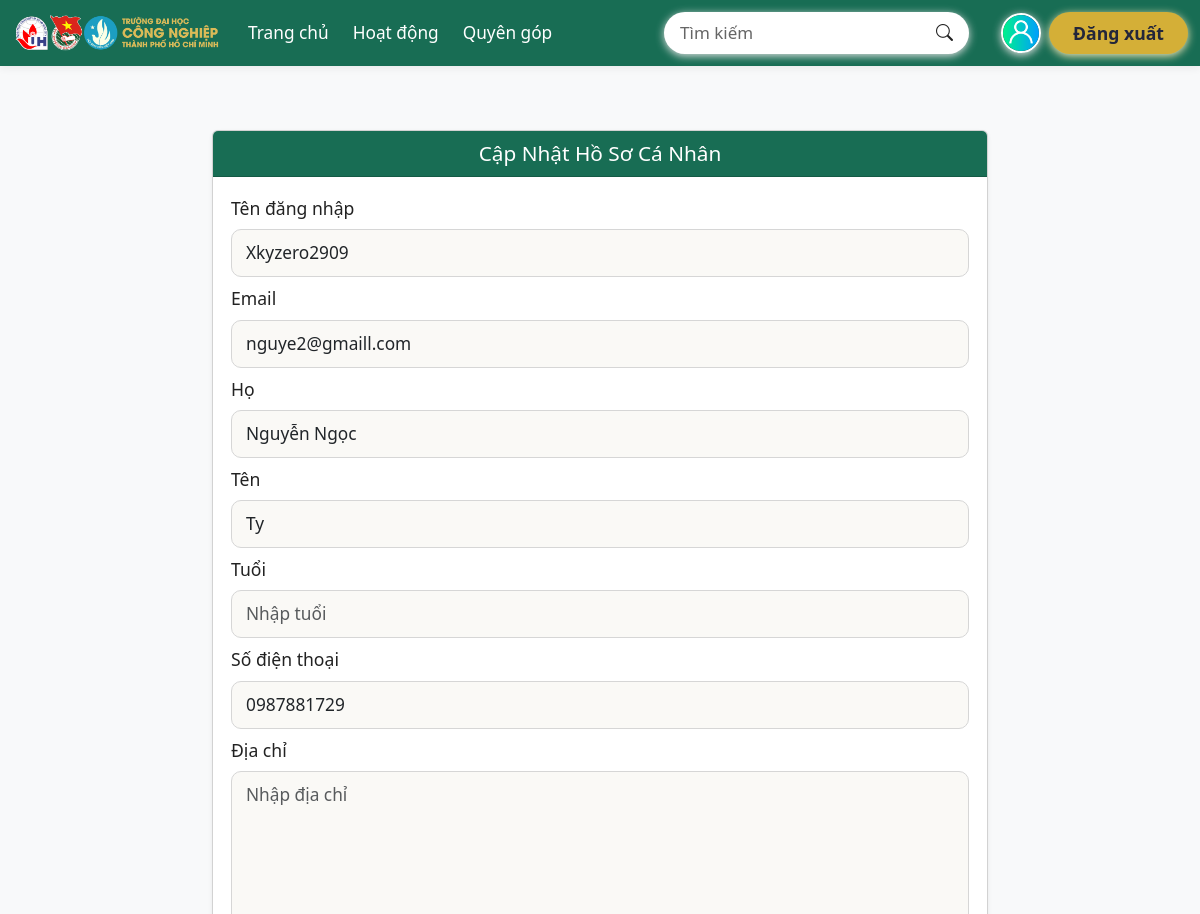
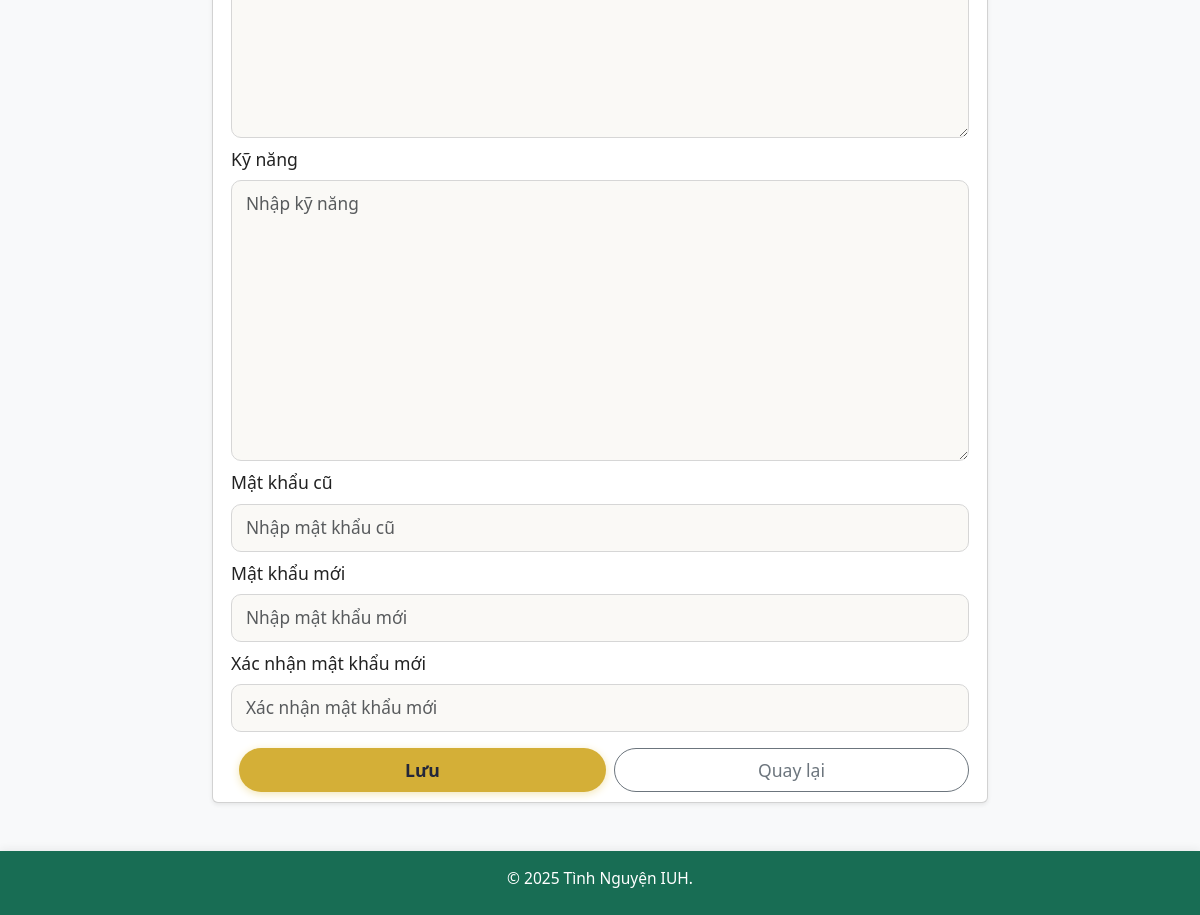
Page /profile/update/ (signed in) on the committed database (2 pictures, top to bottom).
### volunteer/models.py (models this page shows, shortened)
class CustomUser(AbstractUser):
    age = models.PositiveIntegerField(null=True, blank=True)
    phone_number = models.CharField(max_length=15, blank=True)
    address = models.TextField(blank=True)
    skills = models.TextField(blank=True)
    volunteer_hours = models.PositiveIntegerField(default=0)
    is_admin = models.BooleanField(default=False)

### volunteer/views.py (the view, shortened to what this page needs)
# urls.py: path('profile/update/', views.ProfileUpdateView.as_view(), name='profile_update'),
class ProfileUpdateView(LoginRequiredMixin, UpdateView):
    model = CustomUser
    form_class = CustomUserChangeForm
    template_name = 'volunteer/profile_update.html'
    success_url = reverse_lazy('profile')
    def get_object(self):
        return self.request.user

### volunteer/templates/volunteer/profile_update.html (shortened to what this page needs)
{% extends 'volunteer/base.html' %}
{% load static %}
{% block content %}
<div
  class="container"
  style="max-width: 800px; margin-top: 40px; margin-bottom: 24px"
>
  <div class="card shadow-sm">
    <div
      class="card-header bg-navy text-white text-center"
      style="padding: 10px 0"
    >
      <h3 style="font-size: 1.3rem; margin-bottom: 0">Cập Nhật Hồ Sơ Cá Nhân</h3>
    </div>
    <div class="card-body p-3" style="padding: 18px 18px 10px 18px !important">
      <form method="post" action="{% url 'profile_update' %}">
        <div class="mb-2">
          <label for="id_username" class="form-label">Tên đăng nhập</label>
          {{ form.username }}
        </div>
        <div class="mb-2">
          <label for="id_email" class="form-label">Email</label>
          {{ form.email }}
        </div>
        <div class="mb-2">
          <label for="id_first_name" class="form-label">Họ</label>
          {{ form.first_name }}
        </div>
        <div class="mb-2">
          <label for="id_last_name" class="form-label">Tên</label>
          {{ form.last_name }}
        </div>
        <div class="mb-2">
          <label for="id_age" class="form-label">Tuổi</label>
          {{ form.age }}
        </div>
        <div class="mb-2">
          <label for="id_phone_number" class="form-label">Số điện thoại</label>
          {{ form.phone_number }}
        </div>
        <div class="mb-2">
          <label for="id_address" class="form-label">Địa chỉ</label>
          {{ form.address }}
        </div>
        <div class="mb-2">
          <label for="id_skills" class="form-label">Kỹ năng</label>
          {{ form.skills }}
        </div>
        <div class="mb-2">
          <label for="id_old_password" class="form-label">Mật khẩu cũ</label>
          {{ form.old_password }}
        </div>
        <div class="mb-2">
          <label for="id_password1" class="form-label">Mật khẩu mới</label>
          {{ form.password1 }}
        </div>
        <div class="mb-2">
          <label for="id_password2" class="form-label">Xác nhận mật khẩu mới</label>
          {{ form.password2 }}
        </div>
        <div class="d-flex gap-2 mt-3">
          <button type="submit" class="btn btn-gold w-100 py-2">Lưu</button>
          <a href="{% url 'profile' %}" class="btn btn-outline-secondary w-100 py-2">Quay lại</a>
        </div>
      </form>
    </div>
  </div>
</div>
{% endblock %}
{% block extra_head %}
<link rel="stylesheet" href="{% static 'volunteer/css/profile_update.css' %}">
{% endblock %}

### volunteer/static/volunteer/css/style.css (style rules this page uses)
.btn-gold { background: #e2c266; color: #fff; border: none; border-radius: 24px; padding: 10px 28px; font-weight: bold; cursor: pointer; margin-right: 0; margin-left: 8px; font-size: 18px; box-shadow: 0 2px 8px #f3e6b6; transition: background 0.2s, box-shadow 0.2s; }
.btn-detail-post, .btn-gold { background-color: #dbba57; color: #fff; border: none; padding: 10px 28px; border-radius: 25px; font-weight: bold; transition: background-color 0.3s ease; font-size: 18px; margin-bottom: 0; margin-left: 8px; box-shadow: 0 2px 8px #f3e6b6; }
body { background: #f8f9fa; font-family: "Segoe UI", Arial, sans-serif; }
.bg-navy { background-color: #186d54 !important; }
.btn-gold { background: #d4af37; color: #23263a; border: none; border-radius: 25px; padding: 8px 24px; font-weight: bold; font-size: 1.08rem; margin-left: 8px; box-shadow: 0 2px 8px #f3e6b6; transition: background 0.2s, box-shadow 0.2s; }
body { margin: 0; }

### volunteer/static/volunteer/css/profile_update.css (style rules this page uses)
.card-body { padding: 2rem; }
.form-label { color: #222; font-size: 1.1rem; display: block; margin-bottom: 0.5rem; }
.form-control { border-radius: 10px; border: 1px solid #d6d6d6; background: #faf9f6; padding: 10px 14px; font-size: 1.08rem; width: 100%; transition: border-color 0.3s, box-shadow 0.3s; }
.btn-gold { font-size: 1.1rem; border-radius: 25px; font-weight: bold; transition: background 0.2s; }
.btn-outline-secondary { font-size: 1.1rem; border-radius: 25px; transition: background 0.2s, color 0.2s; }

### rows in the picture
CustomUser: username "Xkyzero2909", email "nguye2@gmaill.com", first_name "Nguyễn Ngọc", last_name "Ty", phone_number "0987881729"
